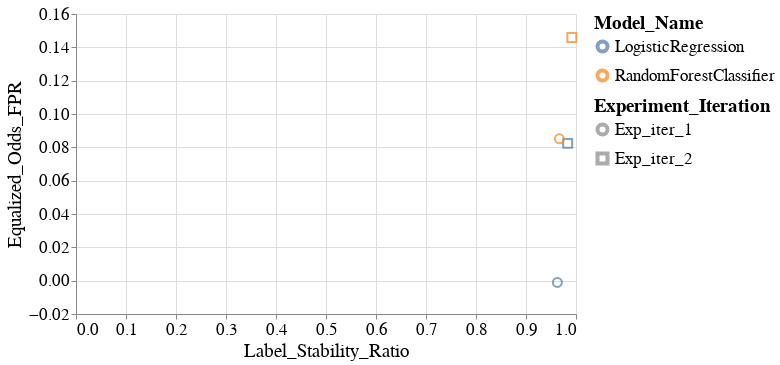

Source (notebook cell):
### Code cell
create_scatter_plot(melted_all_group_metrics_per_model_dct,
                    group='SEX&RAC1P',
                    fairness_metric_name='Equalized_Odds_FPR',
                    stability_metric_name='Label_Stability_Ratio',
                    alpha=0.5)

### Figure 1 — Vega-Lite specification as saved in the notebook (floating-point values rounded to 4 significant figures)
{"config": {"view": {"continuousWidth": 400, "continuousHeight": 300}, "axis": {"labelFontSize": 17, "labelFontWeight": "normal", "titleFontSize": 19, "titleFontWeight": "normal"}, "legend": {"labelFontSize": 17, "labelLimit": 200, "symbolStrokeWidth": 4, "titleFontSize": 19, "titleLimit": 220}, "title": {"fontSize": 17}}, "data": {"name": "data-340b187682c888705a6c244146d3c9ac"}, "mark": {"type": "point", "size": 60}, "encoding": {"color": {"field": "Model_Name", "type": "nominal"}, "shape": {"field": "Experiment_Iteration", "type": "nominal"}, "size": {"value": 80}, "x": {"field": "Label_Stability_Ratio", "type": "quantitative"}, "y": {"field": "Equalized_Odds_FPR", "type": "quantitative"}}, "height": 300, "width": 500, "$schema": "https://vega.github.io/schema/vega-lite/v4.17.0.json", "datasets": {"data-340b187682c888705a6c244146d3c9ac": [{"Model_Name": "LogisticRegression", "Experiment_Iteration": "Exp_iter_1", "Intervention_Param": 0.5, "Test_Set_Index": 0, "Group": "SEX&RAC1P", "Equalized_Odds_FPR": -0.001072, "Label_Stability_Ratio": 0.9628}, {"Model_Name": "LogisticRegression", "Experiment_Iteration": "Exp_iter_2", "Intervention_Param": 0.5, "Test_Set_Index": 0, "Group": "SEX&RAC1P", "Equalized_Odds_FPR": 0.08238, "Label_Stability_Ratio": 0.9833}, {"Model_Name": "RandomForestClassifier", "Experiment_Iteration": "Exp_iter_1", "Intervention_Param": 0.5, "Test_Set_Index": 0, "Group": "SEX&RAC1P", "Equalized_Odds_FPR": 0.08511, "Label_Stability_Ratio": 0.9667}, {"Model_Name": "RandomForestClassifier", "Experiment_Iteration": "Exp_iter_2", "Intervention_Param": 0.5, "Test_Set_Index": 0, "Group": "SEX&RAC1P", "Equalized_Odds_FPR": 0.1459, "Label_Stability_Ratio": 0.9917}]}}
